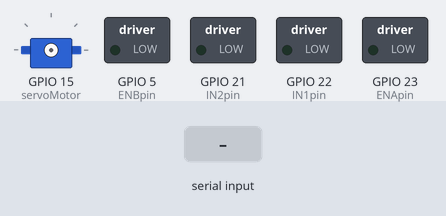
The sketch below on a simulated ESP32. On the bench: servo, switched loads named in the sketch (green lamp = pin HIGH). The inputs (shaded band) are chosen by the test bench.

Above: at 1.2 s.
1.3 s: "90:45:200\n" received over Serial
At 2.5 s:
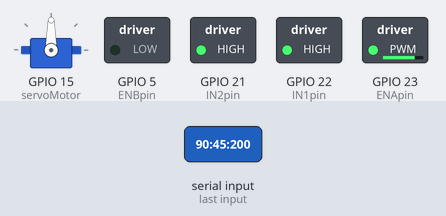
2.8 s: "30:150:10\n" received over Serial
At 3.4 s:
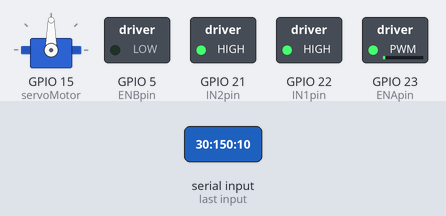
4.3 s: "90:45:200:10\n" received over Serial
At 4.6 s:
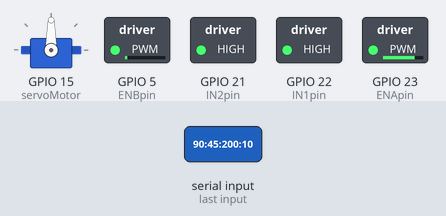
5.8 s: "30:150:10:200\n" received over Serial
At 6.9 s:
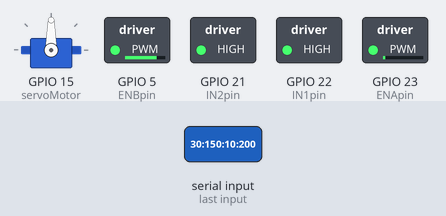
7.3 s: "90:45:200\n" received over Serial
At 8.1 s:
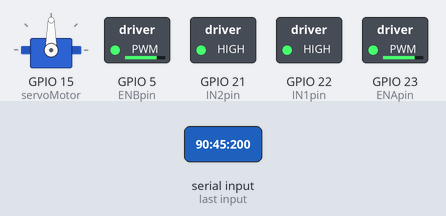
Timing chart, 0 to 9.8 s (numbered marks = the images above; inputs shaded):
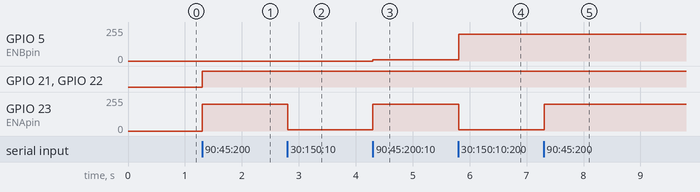

The sketch:

Multitarea_McQueen.ino
```cpp
#include <ESP32Servo.h>

const int ENApin = 23;
const int IN1pin = 22;
const int IN2pin = 21;
const int ENBpin = 5;

int IN1 = 0;
int IN2 = 0;
int ENA = 0;
int ENB = 0;
int ServoValue = 90;

TaskHandle_t Tarea1;  // Tarea1 Control Motor DC
TaskHandle_t Tarea3;  // Tarea3 Control Servo
Servo servoMotor;

void setup() {
  Serial.begin(115200);
  pinMode(IN1pin, OUTPUT);
  pinMode(IN2pin, OUTPUT);
  pinMode(ENApin, OUTPUT);
  pinMode(ENBpin, OUTPUT);

  xTaskCreatePinnedToCore(loop3, "Tarea_3", 1000, NULL, 1, &Tarea3, 1);
  xTaskCreatePinnedToCore(loop1, "Tarea_1", 1000, NULL, 1, &Tarea1, 0);
}

void loop() {
  if (Serial.available() > 0) {
    String input = Serial.readStringUntil('\n');
    parseInput(input);
  }
}

void parseInput(String input) {
  char* token = strtok(const_cast<char*>(input.c_str()), ":");

  if (token != NULL) {
    IN1 = atoi(token);
    token = strtok(NULL, ":");

    if (token != NULL) {
      IN2 = atoi(token);
      token = strtok(NULL, ":");

      if (token != NULL) {
        ENA = atoi(token);
        token = strtok(NULL, ":");

        if (token != NULL) {
          ENB = atoi(token);
          token = strtok(NULL, ":");

          if (token != NULL) {
            ServoValue = atoi(token);
            token = strtok(NULL, ":");
          }
        }
      }
    }
  }
  updatePins();
}

void updatePins() {
  servoMotor.attach(15);
}

void loop1(void *parameter) {
  while (true) {
    digitalWrite(IN1pin, IN1);
    digitalWrite(IN2pin, IN2);
    analogWrite(ENApin, ENA);
    analogWrite(ENBpin, ENB);  // Corregido el pin aquí
    delay(10);
  }
}

void loop3(void *parameter) {
  while (true) {
    servoMotor.write(ServoValue);
    delay(10);
  }
}
```

Measured:
- after the input at 1.3 s, GPIO 21 (IN2pin), GPIO 22 (IN1pin): LOW → HIGH at once; GPIO 23 (ENApin): 0/255 → 200/255 at once
- after the input at 2.8 s, GPIO 23 (ENApin): 200/255 → 10/255 at once
- after the input at 4.3 s, GPIO 5 (ENBpin): 0/255 → 10/255 at once; GPIO 23 (ENApin): 10/255 → 200/255 at once
- after the input at 5.8 s, GPIO 5 (ENBpin): 10/255 → 200/255 at once; GPIO 23 (ENApin): 200/255 → 10/255 at once
- after the input at 7.3 s, GPIO 23 (ENApin): 10/255 → 200/255 at once
